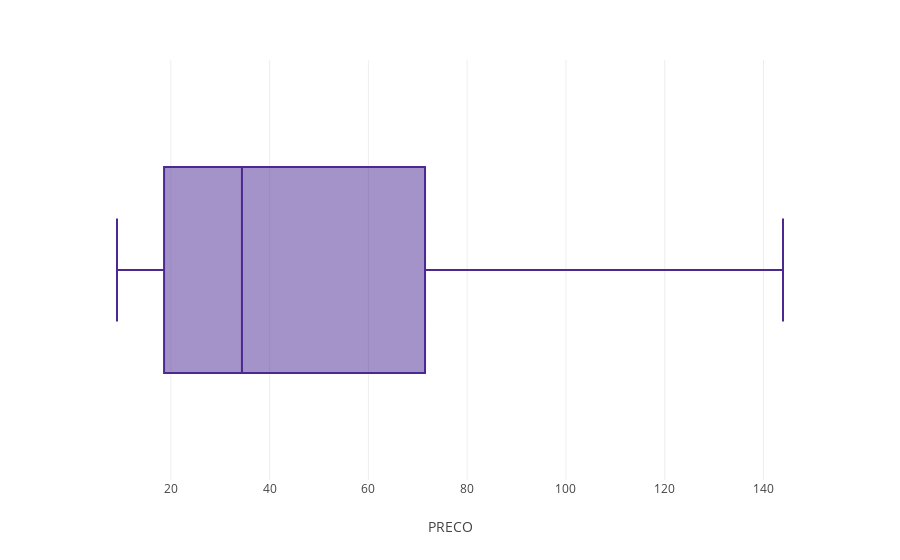

Write notebook code for a chart like this one.
### Code cell
px.box(df_oleo, x='PRECO', color_discrete_sequence=px.colors.sequential.Agsunset, labels='PRECO_MEDIO', orientation='h', hover_data=['PRECO'], hover_name='PRECO')

### Figure 1 — Plotly figure (JSON) as saved in the notebook; plotly's stock layout.template omitted (floating-point values rounded to 4 significant figures; data arrays with more than 128 entries replaced by an {"elided": "..."} marker saying what was removed)
{"data": [{"alignmentgroup": "True", "hovertemplate": "<b>%{hovertext}</b><br><br>PRECO=%{x}<extra></extra>", "hovertext": {"elided": "13473 float values"}, "legendgroup": "", "marker": {"color": "rgb(75, 41, 145)"}, "name": "", "notched": false, "offsetgroup": "", "orientation": "h", "showlegend": false, "type": "box", "x": {"elided": "13473 float values"}, "x0": " ", "xaxis": "x", "y0": " ", "yaxis": "y"}], "layout": {"boxmode": "group", "legend": {"tracegroupgap": 0}, "margin": {"t": 60}, "xaxis": {"anchor": "y", "domain": [0, 1], "title": {"text": "PRECO"}}, "yaxis": {"anchor": "x", "domain": [0, 1]}}}
